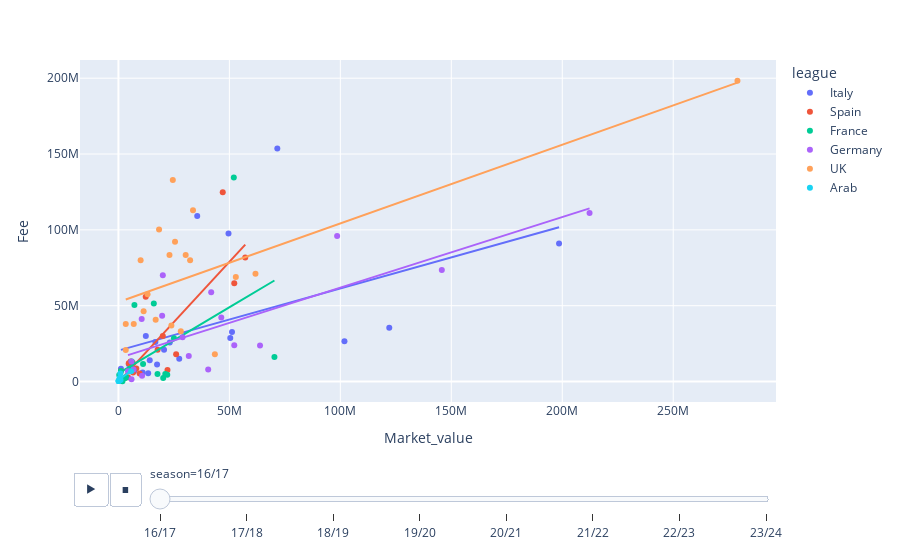

The notebook cell this image was saved under:
### Code cell
import plotly.express as px

fig = px.scatter(ins, x="Market_value", y="Fee", color="league", trendline="ols", animation_frame="season")
fig.show()

### Figure 1 — Plotly figure (JSON) as saved in the notebook; plotly's stock layout.template omitted (floating-point values rounded to 4 significant figures)
{"data": [{"hovertemplate": "league=Italy<br>season=16/17<br>Market_value=%{x}<br>Fee=%{y}<extra></extra>", "legendgroup": "Italy", "marker": {"color": "#636efa", "symbol": "circle"}, "mode": "markers", "name": "Italy", "orientation": "v", "showlegend": true, "type": "scatter", "x": [1125000, 122050000, 27400000, 49600000, 20550000, 12350000, 35500000, 71600000, 51175000, 7100000, 10900000, 14100000, 4700000, 101850000, 198550000, 50400000, 23125000, 17400000, 16650000, 13400000], "xaxis": "x", "y": [8500000, 35400000, 14940000, 97590000, 20950000, 30000000, 109200000, 153630000, 32700000, 7000000, 5950000, 13990000, 11450000, 26500000, 91000000, 28760000, 25710000, 11230000, 26000000, 5480000], "yaxis": "y"}, {"hovertemplate": "<b>OLS trendline</b><br>Fee = 0.409829 * Market_value + 2.0391e+07<br>R<sup>2</sup>=0.238376<br><br>league=Italy<br>season=16/17<br>Market_value=%{x}<br>Fee=%{y} <b>(trend)</b><extra></extra>", "legendgroup": "Italy", "marker": {"color": "#636efa", "symbol": "circle"}, "mode": "lines", "name": "Italy", "showlegend": false, "type": "scatter", "x": [1125000, 4700000, 7100000, 10900000, 12350000, 13400000, 14100000, 16650000, 17400000, 20550000, 23125000, 27400000, 35500000, 49600000, 50400000, 51175000, 71600000, 101850000, 122050000, 198550000], "xaxis": "x", "y": [20850000.0, 22320000.0, 23300000.0, 24860000.0, 25450000.0, 25880000.0, 26170000.0, 27210000.0, 27520000.0, 28810000.0, 29870000.0, 31620000.0, 34940000.0, 40720000.0, 41050000.0, 41360000.0, 49730000.0, 62130000.0, 70410000.0, 101800000.0], "yaxis": "y"}, {"hovertemplate": "league=Spain<br>season=16/17<br>Market_value=%{x}<br>Fee=%{y}<extra></extra>", "legendgroup": "Spain", "marker": {"color": "#EF553B", "symbol": "circle"}, "mode": "markers", "name": "Spain", "orientation": "v", "showlegend": true, "type": "scatter", "x": [57150000, 22100000, 12300000, 52200000, 450000, 17650000, 6600000, 47000000, 1150000, 26000000, 20000000, 4300000, 5450000, 2700000, 4650000, 8050000, 9550000, 5500000, 6500000], "xaxis": "x", "y": [81700000, 7580000, 55950000, 64800000, 700000, 20900000, 5930000, 124750000, 7000000, 18000000, 30000000, 2900000, 13200000, 2200000, 12000000, 8600000, 5300000, 8400000, 12235000], "yaxis": "y"}, {"hovertemplate": "<b>OLS trendline</b><br>Fee = 1.58728 * Market_value + -463158<br>R<sup>2</sup>=0.705697<br><br>league=Spain<br>season=16/17<br>Market_value=%{x}<br>Fee=%{y} <b>(trend)</b><extra></extra>", "legendgroup": "Spain", "marker": {"color": "#EF553B", "symbol": "circle"}, "mode": "lines", "name": "Spain", "showlegend": false, "type": "scatter", "x": [450000, 1150000, 2700000, 4300000, 4650000, 5450000, 5500000, 6500000, 6600000, 8050000, 9550000, 12300000, 17650000, 20000000, 22100000, 26000000, 47000000, 52200000, 57150000], "xaxis": "x", "y": [251100.0, 1362000.0, 3822000.0, 6362000.0, 6918000.0, 8188000.0, 8267000.0, 9854000.0, 10010000.0, 12310000.0, 14700000.0, 19060000.0, 27550000.0, 31280000.0, 34620000.0, 40810000.0, 74140000.0, 82390000.0, 90250000.0], "yaxis": "y"}, {"hovertemplate": "league=France<br>season=16/17<br>Market_value=%{x}<br>Fee=%{y}<extra></extra>", "legendgroup": "France", "marker": {"color": "#00cc96", "symbol": "circle"}, "mode": "markers", "name": "France", "orientation": "v", "showlegend": true, "type": "scatter", "x": [22000000, 52000000, 70300000, 11100000, 1800000, 3500000, 6700000, 350000, 200000, 5550000, 21100000, 15950000, 3075000, 1100000, 17600000, 20175000, 25000000, 7200000, 6000000], "xaxis": "x", "y": [4400000, 134500000, 16200000, 11500000, 250000, 2750000, 7850000, 4250000, 400000, 8600000, 5000000, 51500000, 2300000, 7000000, 4900000, 2270000, 28600000, 50500000, 13250000], "yaxis": "y"}, {"hovertemplate": "<b>OLS trendline</b><br>Fee = 0.870323 * Market_value + 5.42195e+06<br>R<sup>2</sup>=0.249885<br><br>league=France<br>season=16/17<br>Market_value=%{x}<br>Fee=%{y} <b>(trend)</b><extra></extra>", "legendgroup": "France", "marker": {"color": "#00cc96", "symbol": "circle"}, "mode": "lines", "name": "France", "showlegend": false, "type": "scatter", "x": [200000, 350000, 1100000, 1800000, 3075000, 3500000, 5550000, 6000000, 6700000, 7200000, 11100000, 15950000, 17600000, 20175000, 21100000, 22000000, 25000000, 52000000, 70300000], "xaxis": "x", "y": [5596000.0, 5727000.0, 6379000.0, 6989000.0, 8098000.0, 8468000.0, 10250000.0, 10640000.0, 11250000.0, 11690000.0, 15080000.0, 19300000.0, 20740000.0, 22980000.0, 23790000.0, 24570000.0, 27180000.0, 50680000.0, 66610000.0], "yaxis": "y"}, {"hovertemplate": "league=Germany<br>season=16/17<br>Market_value=%{x}<br>Fee=%{y}<extra></extra>", "legendgroup": "Germany", "marker": {"color": "#ab63fa", "symbol": "circle"}, "mode": "markers", "name": "Germany", "orientation": "v", "showlegend": true, "type": "scatter", "x": [46350000, 63800000, 5900000, 41800000, 20000000, 98550000, 4300000, 10650000, 5850000, 31700000, 10475000, 19700000, 145725000, 212300000, 6800000, 28900000, 52200000, 40450000], "xaxis": "x", "y": [42150000, 23700000, 1500000, 58800000, 70000000, 95950000, 6700000, 3800000, 13200000, 16780000, 41250000, 43300000, 73500000, 111100000, 7950000, 29210000, 23838000, 7850000], "yaxis": "y"}, {"hovertemplate": "<b>OLS trendline</b><br>Fee = 0.46517 * Market_value + 1.54055e+07<br>R<sup>2</sup>=0.610184<br><br>league=Germany<br>season=16/17<br>Market_value=%{x}<br>Fee=%{y} <b>(trend)</b><extra></extra>", "legendgroup": "Germany", "marker": {"color": "#ab63fa", "symbol": "circle"}, "mode": "lines", "name": "Germany", "showlegend": false, "type": "scatter", "x": [4300000, 5850000, 5900000, 6800000, 10475000, 10650000, 19700000, 20000000, 28900000, 31700000, 40450000, 41800000, 46350000, 52200000, 63800000, 98550000, 145725000, 212300000], "xaxis": "x", "y": [17410000.0, 18130000.0, 18150000.0, 18570000.0, 20280000.0, 20360000.0, 24570000.0, 24710000.0, 28850000.0, 30150000.0, 34220000.0, 34850000.0, 36970000.0, 39690000.0, 45080000.0, 61250000.0, 83190000.0, 114200000.0], "yaxis": "y"}, {"hovertemplate": "league=UK<br>season=16/17<br>Market_value=%{x}<br>Fee=%{y}<extra></extra>", "legendgroup": "UK", "marker": {"color": "#FFA15A", "symbol": "circle"}, "mode": "markers", "name": "UK", "orientation": "v", "showlegend": true, "type": "scatter", "x": [33600000, 3300000, 23000000, 25500000, 3300000, 52900000, 13125000, 32300000, 18300000, 61750000, 24500000, 23850000, 30300000, 43450000, 6900000, 10000000, 11350000, 28100000, 16775000, 278950000], "xaxis": "x", "y": [113000000, 20800000, 83500000, 92100000, 37900000, 68900000, 57550000, 79900000, 100200000, 71000000, 132800000, 37000000, 83500000, 18040000, 37900000, 80000000, 46300000, 33150000, 40665000, 198250000], "yaxis": "y"}, {"hovertemplate": "<b>OLS trendline</b><br>Fee = 0.51879 * Market_value + 5.23951e+07<br>R<sup>2</sup>=0.503554<br><br>league=UK<br>season=16/17<br>Market_value=%{x}<br>Fee=%{y} <b>(trend)</b><extra></extra>", "legendgroup": "UK", "marker": {"color": "#FFA15A", "symbol": "circle"}, "mode": "lines", "name": "UK", "showlegend": false, "type": "scatter", "x": [3300000, 3300000, 6900000, 10000000, 11350000, 13125000, 16775000, 18300000, 23000000, 23850000, 24500000, 25500000, 28100000, 30300000, 32300000, 33600000, 43450000, 52900000, 61750000, 278950000], "xaxis": "x", "y": [54110000.0, 54110000.0, 55970000.0, 57580000.0, 58280000.0, 59200000.0, 61100000.0, 61890000.0, 64330000.0, 64770000.0, 65110000.0, 65620000.0, 66970000.0, 68110000.0, 69150000.0, 69830000.0, 74940000.0, 79840000.0, 84430000.0, 197100000.0], "yaxis": "y"}, {"hovertemplate": "league=Arab<br>season=16/17<br>Market_value=%{x}<br>Fee=%{y}<extra></extra>", "legendgroup": "Arab", "marker": {"color": "#19d3f3", "symbol": "circle"}, "mode": "markers", "name": "Arab", "orientation": "v", "showlegend": true, "type": "scatter", "x": [550000, 50000, 150000, 75000, 900000, 950000, 5700000, 650000], "xaxis": "x", "y": [2250000, 300000, 400000, 310000, 5350000, 1000000, 6700000, 1000000], "yaxis": "y"}, {"hovertemplate": "<b>OLS trendline</b><br>Fee = 1.06603 * Market_value + 961130<br>R<sup>2</sup>=0.647786<br><br>league=Arab<br>season=16/17<br>Market_value=%{x}<br>Fee=%{y} <b>(trend)</b><extra></extra>", "legendgroup": "Arab", "marker": {"color": "#19d3f3", "symbol": "circle"}, "mode": "lines", "name": "Arab", "showlegend": false, "type": "scatter", "x": [50000, 75000, 150000, 550000, 650000, 900000, 950000, 5700000], "xaxis": "x", "y": [1014000.0, 1041000.0, 1121000.0, 1547000.0, 1654000.0, 1921000.0, 1974000.0, 7038000.0], "yaxis": "y"}], "layout": {"legend": {"title": {"text": "league"}, "tracegroupgap": 0}, "margin": {"t": 60}, "sliders": [{"active": 0, "currentvalue": {"prefix": "season="}, "len": 0.9, "pad": {"b": 10, "t": 60}, "steps": [{"args": [["16/17"], {"frame": {"duration": 0, "redraw": false}, "fromcurrent": true, "mode": "immediate", "transition": {"duration": 0, "easing": "linear"}}], "label": "16/17", "method": "animate"}, {"args": [["17/18"], {"frame": {"duration": 0, "redraw": false}, "fromcurrent": true, "mode": "immediate", "transition": {"duration": 0, "easing": "linear"}}], "label": "17/18", "method": "animate"}, {"args": [["18/19"], {"frame": {"duration": 0, "redraw": false}, "fromcurrent": true, "mode": "immediate", "transition": {"duration": 0, "easing": "linear"}}], "label": "18/19", "method": "animate"}, {"args": [["19/20"], {"frame": {"duration": 0, "redraw": false}, "fromcurrent": true, "mode": "immediate", "transition": {"duration": 0, "easing": "linear"}}], "label": "19/20", "method": "animate"}, {"args": [["20/21"], {"frame": {"duration": 0, "redraw": false}, "fromcurrent": true, "mode": "immediate", "transition": {"duration": 0, "easing": "linear"}}], "label": "20/21", "method": "animate"}, {"args": [["21/22"], {"frame": {"duration": 0, "redraw": false}, "fromcurrent": true, "mode": "immediate", "transition": {"duration": 0, "easing": "linear"}}], "label": "21/22", "method": "animate"}, {"args": [["22/23"], {"frame": {"duration": 0, "redraw": false}, "fromcurrent": true, "mode": "immediate", "transition": {"duration": 0, "easing": "linear"}}], "label": "22/23", "method": "animate"}, {"args": [["23/24"], {"frame": {"duration": 0, "redraw": false}, "fromcurrent": true, "mode": "immediate", "transition": {"duration": 0, "easing": "linear"}}], "label": "23/24", "method": "animate"}], "x": 0.1, "xanchor": "left", "y": 0, "yanchor": "top"}], "updatemenus": [{"buttons": [{"args": [null, {"frame": {"duration": 500, "redraw": false}, "fromcurrent": true, "mode": "immediate", "transition": {"duration": 500, "easing": "linear"}}], "label": "&#9654;", "method": "animate"}, {"args": [[null], {"frame": {"duration": 0, "redraw": false}, "fromcurrent": true, "mode": "immediate", "transition": {"duration": 0, "easing": "linear"}}], "label": "&#9724;", "method": "animate"}], "direction": "left", "pad": {"r": 10, "t": 70}, "showactive": false, "type": "buttons", "x": 0.1, "xanchor": "right", "y": 0, "yanchor": "top"}], "xaxis": {"anchor": "y", "domain": [0, 1], "title": {"text": "Market_value"}}, "yaxis": {"anchor": "x", "domain": [0, 1], "title": {"text": "Fee"}}}}
